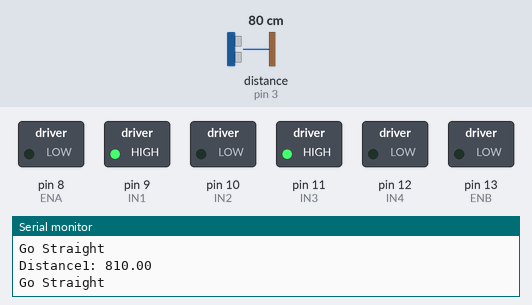
A sketch run on a simulated Arduino Uno, built with avr-gcc and run on an emulated ATmega328P. Shown: switched loads named in the sketch (green lamp = pin HIGH), the last lines printed to the serial monitor. The inputs (shaded band) are chosen by the test bench; at power-on: distance to the obstacle (sensor on pin 3) 80 cm. The echo pulse lasts 58.3 µs per cm.

Above: at 1.3 s.
1.4 s: distance to the obstacle (sensor on pin 3) set to 27 cm
2.9 s: distance to the obstacle (sensor on pin 3) set to 22 cm
At 4.1 s:
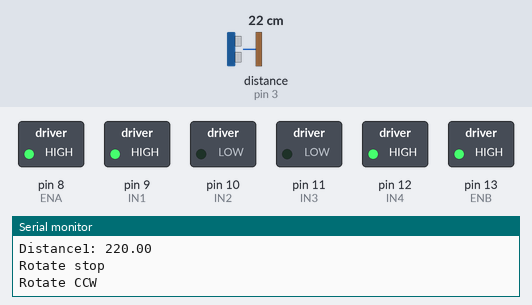
5.9 s: distance to the obstacle (sensor on pin 3) set to 35 cm
At 7.3 s:
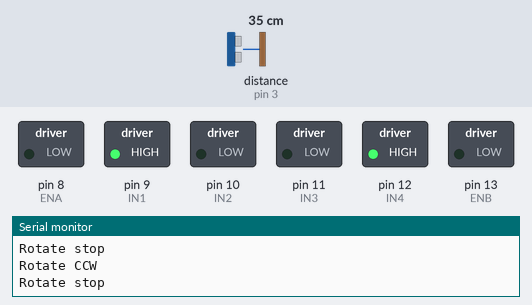
Timing chart, 0 to 9.0 s (numbered marks = the images above; inputs shaded):
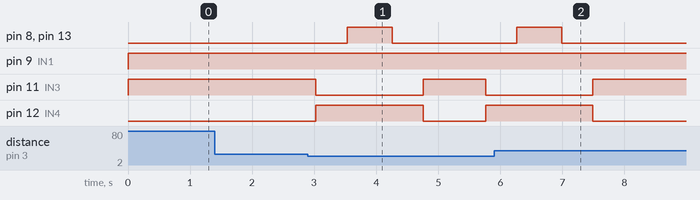

Measured:
- the behaviour switches between 25 and 24 cm on distance to the obstacle (sensor on pin 3) (found by bisection; images 0 and 1)
- after the input at 2.9 s, pin 8 (ENA), pin 13 (ENB): LOW → HIGH after 0.63 s, → LOW 0.73 s later; pin 11 (IN3): HIGH → LOW after 0.13 s, → HIGH 1.7 s later, → LOW 1.0 s later; pin 12 (IN4): LOW → HIGH after 0.13 s, → LOW 1.7 s later, → HIGH 1.0 s later
- after the input at 5.9 s, pin 8 (ENA), pin 13 (ENB): goes on until 7.0 s, then stays LOW; pin 11 (IN3): goes on until 7.5 s, then stays HIGH; pin 12 (IN4): goes on until 7.5 s, then stays LOW

The sketch:

newping3_sonar.ino
```cpp
///////////////////////// sonar /////////////////////////
#include <NewPing.h>

#define SONAR_NUM 3      // Number of sensors.
#define MAX_DISTANCE 150 // Maximum distance (in cm) to ping.

#define Front 0
#define Left  1
#define Right 2

#define TRIG1 2 // 초으파 센서 1번 Trig 핀 번호 Front
#define ECHO1 3 // 초음파 센서 1번 Echi 핀 번호 Front

#define TRIG2 4 // 초으파 센서 2번 Trig 핀 번호
#define ECHO2 5 // 초음파 센서 2번 Echi 핀 번호

#define TRIG3 6 // 초으파 센서 3번 Trig 핀 번호
#define ECHO3 7 // 초음파 센서 3번 Echi 핀 번호
NewPing sonar[SONAR_NUM] = {   // Sensor object array.
  NewPing(TRIG1, ECHO1, MAX_DISTANCE), // Each sensor's trigger pin, echo pin, and max distance to ping.
  NewPing(TRIG2, ECHO2, MAX_DISTANCE),
  NewPing(TRIG3, ECHO3, MAX_DISTANCE)
};
///////////////////////// L298 /////////////////////////
#define ENA 8
#define IN1 9
#define IN2 10
#define IN3 11
#define IN4 12
#define ENB 13

void setup()
{
  // put your setup code here, to run once:
  /*
  pinMode(TRIG1, OUTPUT);
  pinMode(ECHO1,  INPUT);

  pinMode(TRIG2, OUTPUT);
  pinMode(ECHO2,  INPUT);

  pinMode(TRIG3, OUTPUT);
  pinMode(ECHO3,  INPUT);
  */
  pinMode(ENA, OUTPUT);
  pinMode(IN1, OUTPUT);
  pinMode(IN2, OUTPUT);

  pinMode(IN3, OUTPUT);
  pinMode(IN4, OUTPUT);
  pinMode(ENB, OUTPUT);

  Serial.begin(115200); // 통신속도를 115200으로 정의함
}

long sonar_Front(void) // 초음파 센서 1번 측정 함수
{
  long duration,distance;
  digitalWrite(TRIG1, HIGH);
  delayMicroseconds(10);
  digitalWrite(TRIG1, LOW);
  duration = pulseIn(ECHO1, HIGH);
  distance = ( (float)(340*duration)/1000)/2;
  return distance;
}

long sonar2(void) // 초음파 센서 2번 측정 함수
{
  long duration,distance;
  digitalWrite(TRIG2, HIGH);
  delayMicroseconds(10);
  digitalWrite(TRIG2, LOW);
  duration = pulseIn(ECHO2, HIGH);
  distance = ( (float)(340*duration)/1000)/2;
  return distance;
}

long sonar3(void) // 초음파 센서 3번 측정 함수
{
  long duration,distance;
  digitalWrite(TRIG3, HIGH);
  delayMicroseconds(10);
  digitalWrite(TRIG3, LOW);
  duration = pulseIn(ECHO3, HIGH);
  distance = ( (float)(340*duration)/1000)/2;
  return distance;
}

void motor_A_control(int direction_a, int motor_speed_a) // 모터 A의 방향(direction)과 속도(speed) 제어
{
  if(direction_a == HIGH)
  {
     digitalWrite(IN1, HIGH);           // 모터의 방향 제어
     digitalWrite(IN2, LOW);
     analogWrite(ENA,motor_speed_a);    // 모터의 속도 제어
  }
  else
  {
     digitalWrite(IN1, LOW);
     digitalWrite(IN2, HIGH);
     analogWrite(ENA,motor_speed_a);
  }
}


void motor_B_control(int direction_b, int motor_speed_b) // 모터 B의 방향(direction)과 속도(speed) 제어
{
  if(direction_b == HIGH)
  {
     digitalWrite(IN3, HIGH);           // 모터의 방향 제어
     digitalWrite(IN4, LOW);
     analogWrite(ENB,motor_speed_b);    // 모터의 속도 제어
  }
  else
  {
     digitalWrite(IN3, LOW);
     digitalWrite(IN4, HIGH);
     analogWrite(ENB,motor_speed_b);
  }
}

void loop()
{
   float front_sonar  =0.0;
   float left_sonar   =0.0;
   float right_sonar  =0.0;

   front_sonar = sonar[Front].ping_cm()*10;
   if(front_sonar == 0.0)  front_sonar = MAX_DISTANCE;
   Serial.print("Distance1: ");
   Serial.println(front_sonar);
   //Serial.print("Distance2: ");
   //Serial.println( sonar2() );
   //Serial.print("Distance3: ");
   //Serial.println( sonar3() );

  if( (front_sonar > 0) && (front_sonar < 250.0))
  {
    //정지
    Serial.println("Rotate stop");
    motor_A_control(HIGH,0);
    motor_B_control(LOW,0);
    delay(500);

    // 180도 반회전 시계 방향으러 회전
    Serial.println("Rotate CCW");
    motor_A_control(HIGH,200); //오른쪽으로 전진
    motor_B_control(LOW,200);  //왼쪽으로 후진
    delay (730);
    //일정한 시간 동안 회전

 Serial.println("Rotate stop");
    motor_A_control(HIGH,0);
    motor_B_control(LOW,0);
    delay(500);
 /*
    // 180도 반회전 시계 방향으러 회전
    Serial.println("Rotate CCW");
    motor_A_control(LOW, 100); //오른쪽으로 전진
    motor_B_control(HIGH,100);  //왼쪽으로 후진
    delay (530);

  Serial.println("Rotate stop");
  motor_A_control(HIGH,100);
  motor_B_control(LOW,100);
    delay(550);
  */
  Serial.println("Go Straight");
  motor_A_control(HIGH,80);
  motor_B_control(HIGH,80);
  delay(500);

  }
  else
  {
  //직진
  Serial.println("Go Straight");
  motor_A_control(HIGH,62); //왼쪽 바퀴
  motor_B_control(HIGH,80); //오른쪽 바퀴
  }
  delay(500);
}
```
